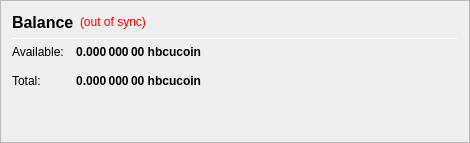
                   <widget class="QFrame" name="frame_CombinedBalances">
                    <property name="minimumSize">
                     <size>
                      <width>470</width>
                      <height>0</height>
                     </size>
                    </property>
                    <property name="frameShape">
                     <enum>QFrame::StyledPanel</enum>
                    </property>
                    <property name="frameShadow">
                     <enum>QFrame::Raised</enum>
                    </property>
                    <layout class="QVBoxLayout" name="verticalLayout_5">
                     <item>
                      <layout class="QHBoxLayout" name="horizontalLayout_5" stretch="0,0,0">
                       <item>
                        <widget class="QLabel" name="label_5z">
                         <property name="minimumSize">
                          <size>
                           <width>0</width>
                           <height>20</height>
                          </size>
                         </property>
                         <property name="font">
                          <font>
                           <pointsize>12</pointsize>
                           <weight>75</weight>
                           <bold>true</bold>
                          </font>
                         </property>
                         <property name="toolTip">
                          <string>Balance (including unconfirmed and immature coins)</string> <!--Combined-->
                         </property>
                         <property name="text">
                          <string>Balance</string> <!--Combined-->
                         </property>
                        </widget>
                       </item>
                       <item>
                        <widget class="QLabel" name="labelWalletStatus">
                         <property name="cursor">
                          <cursorShape>WhatsThisCursor</cursorShape>
                         </property>
                         <property name="toolTip">
                          <string>The displayed information may be out of date. Your wallet automatically synchronizes with the hbcucoin network after a connection is established, but this process has not completed yet.</string>
                         </property>
                         <property name="styleSheet">
                          <string notr="true">QLabel { color: red; }</string>
                         </property>
                         <property name="text">
                          <string notr="true">(out of sync)</string>
                         </property>
                         <property name="alignment">
                          <set>Qt::AlignLeading|Qt::AlignLeft|Qt::AlignVCenter</set>
                         </property>
                        </widget>
                       </item>
                       <item>
                        <spacer name="horizontalSpacer_1">
                         <property name="orientation">
                          <enum>Qt::Horizontal</enum>
                         </property>
                         <property name="sizeHint" stdset="0">
                          <size>
                           <width>40</width>
                           <height>20</height>
                          </size>
                         </property>
                        </spacer>
                       </item>
                      </layout>
                     </item>
                     <item>
                      <widget class="Line" name="line_CombinedBalance">
                       <property name="minimumSize">
                        <size>
                         <width>0</width>
                         <height>1</height>
                        </size>
                       </property>
                       <property name="maximumSize">
                        <size>
                         <width>16777215</width>
                         <height>1</height>
                        </size>
                       </property>
                       <property name="orientation">
                        <enum>Qt::Horizontal</enum>
                       </property>
                      </widget>
                     </item>
                     <item>
                      <layout class="QGridLayout" name="gridLayout_3">
                       <property name="spacing">
                        <number>12</number>
                       </property>
                       <item row="1" column="0">
                        <widget class="QLabel" name="labelBalanceTextz">
                         <property name="text">
                          <string>Available:</string>
                         </property>
                        </widget>
                       </item>
                       <item row="1" column="1">
                        <widget class="QLabel" name="labelBalancez">
                         <property name="font">
                          <font>
                           <weight>75</weight>
                           <bold>true</bold>
                          </font>
                         </property>
                         <property name="cursor">
                          <cursorShape>IBeamCursor</cursorShape>
                         </property>
                         <property name="toolTip">
                          <string>Your current spendable balance</string>
                         </property>
                         <property name="text">
                          <string notr="true">0.000 000 00 hbcucoin</string>
                         </property>
                         <property name="alignment">
                          <set>Qt::AlignRight|Qt::AlignTrailing|Qt::AlignVCenter</set>
                         </property>
                         <property name="textInteractionFlags">
                          <set>Qt::LinksAccessibleByMouse|Qt::TextSelectableByKeyboard|Qt::TextSelectableByMouse</set>
                         </property>
                        </widget>
                       </item>
                       <item row="2" column="0">
                        <widget class="QLabel" name="labelTotalTextz">
                         <property name="text">
                          <string>Total:</string>
                         </property>
                        </widget>
                       </item>
                       <item row="2" column="1">
                        <widget class="QLabel" name="labelTotalz">
                         <property name="font">
                          <font>
                           <weight>75</weight>
                           <bold>true</bold>
                          </font>
                         </property>
                         <property name="cursor">
                          <cursorShape>IBeamCursor</cursorShape>
                         </property>
                         <property name="toolTip">
                          <string>Total Balance, including all unavailable coins.</string>
                         </property>
                         <property name="text">
                          <string notr="true">0.000 000 00 hbcucoin</string>
                         </property>
                         <property name="alignment">
                          <set>Qt::AlignRight|Qt::AlignTrailing|Qt::AlignVCenter</set>
                         </property>
                         <property name="textInteractionFlags">
                          <set>Qt::LinksAccessibleByMouse|Qt::TextSelectableByKeyboard|Qt::TextSelectableByMouse</set>
                         </property>
                        </widget>
                       </item>
                       <item row="2" column="3">
                        <spacer name="horizontalSpacer_2">
                         <property name="orientation">
                          <enum>Qt::Horizontal</enum>
                         </property>
                         <property name="sizeHint" stdset="0">
                          <size>
                           <width>40</width>
                           <height>20</height>
                          </size>
                         </property>
                        </spacer>
                       </item>
                      </layout>
                     </item>
                     <item>
                      <spacer name="verticalSpacer_1">
                       <property name="orientation">
                        <enum>Qt::Vertical</enum>
                       </property>
                       <property name="sizeHint" stdset="0">
                        <size>
                         <width>20</width>
                         <height>40</height>
                        </size>
                       </property>
                      </spacer>
                     </item>
                    </layout>
                   </widget>
